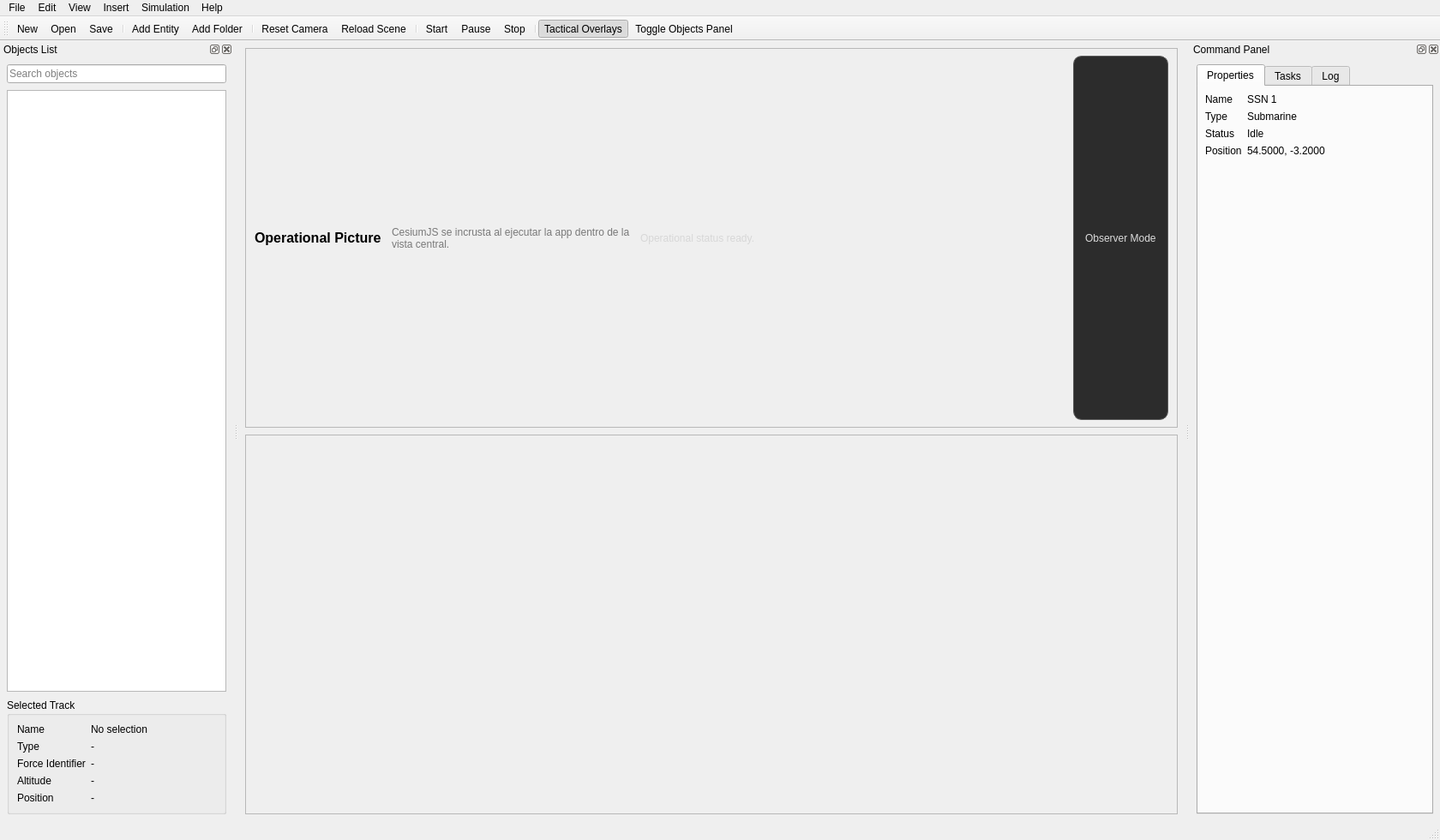
<?xml version="1.0" encoding="UTF-8"?>
<ui version="4.0">
 <class>MainWindow</class>
 <widget class="QMainWindow" name="MainWindow">
  <property name="geometry">
   <rect>
    <x>0</x>
    <y>0</y>
    <width>1680</width>
    <height>980</height>
   </rect>
  </property>
  <property name="windowTitle">
   <string>Qt Tactical Viewer</string>
  </property>
  <property name="dockNestingEnabled">
   <bool>true</bool>
  </property>
  <widget class="QWidget" name="centralwidget">
   <layout class="QVBoxLayout" name="centralLayout">
    <property name="spacing">
     <number>8</number>
    </property>
    <property name="leftMargin">
     <number>8</number>
    </property>
    <property name="topMargin">
     <number>8</number>
    </property>
    <property name="rightMargin">
     <number>8</number>
    </property>
    <property name="bottomMargin">
     <number>8</number>
    </property>
    <item>
     <widget class="QFrame" name="topStatusFrame">
      <property name="frameShape">
       <enum>QFrame::StyledPanel</enum>
      </property>
      <property name="frameShadow">
       <enum>QFrame::Raised</enum>
      </property>
      <layout class="QHBoxLayout" name="topStatusLayout">
       <property name="spacing">
        <number>12</number>
       </property>
       <property name="leftMargin">
        <number>10</number>
       </property>
       <property name="topMargin">
        <number>8</number>
       </property>
       <property name="rightMargin">
        <number>10</number>
       </property>
       <property name="bottomMargin">
        <number>8</number>
       </property>
       <item>
        <widget class="QLabel" name="titleLabel">
         <property name="styleSheet">
          <string notr="true">font-size: 16px; font-weight: 700;</string>
         </property>
         <property name="text">
          <string>Operational Picture</string>
         </property>
        </widget>
       </item>
       <item>
        <widget class="QLabel" name="designerHintLabel">
         <property name="styleSheet">
          <string notr="true">color: rgb(120, 120, 120);</string>
         </property>
         <property name="text">
          <string>CesiumJS se incrusta al ejecutar la app dentro de la vista central.</string>
         </property>
         <property name="wordWrap">
          <bool>true</bool>
         </property>
        </widget>
       </item>
       <item>
        <widget class="QLabel" name="statusLabel">
         <property name="styleSheet">
          <string notr="true">color: rgb(215, 215, 215);</string>
         </property>
         <property name="text">
          <string>Operational status ready.</string>
         </property>
         <property name="wordWrap">
          <bool>true</bool>
         </property>
        </widget>
       </item>
       <item>
        <spacer name="topStatusSpacer">
         <property name="orientation">
          <enum>Qt::Horizontal</enum>
         </property>
         <property name="sizeHint" stdset="0">
          <size>
           <width>40</width>
           <height>20</height>
          </size>
         </property>
        </spacer>
       </item>
       <item>
        <widget class="QLabel" name="modeBadgeLabel">
         <property name="styleSheet">
          <string notr="true">padding: 4px 10px; border: 1px solid rgb(90, 90, 90); border-radius: 10px; color: rgb(220, 220, 220); background-color: rgb(44, 44, 44);</string>
         </property>
         <property name="text">
          <string>Observer Mode</string>
         </property>
        </widget>
       </item>
      </layout>
     </widget>
    </item>
    <item>
     <widget class="QFrame" name="viewerFrame">
      <property name="frameShape">
       <enum>QFrame::StyledPanel</enum>
      </property>
      <property name="frameShadow">
       <enum>QFrame::Sunken</enum>
      </property>
      <layout class="QVBoxLayout" name="viewerFrameLayout">
       <property name="spacing">
        <number>0</number>
       </property>
       <property name="leftMargin">
        <number>0</number>
       </property>
       <property name="topMargin">
        <number>0</number>
       </property>
       <property name="rightMargin">
        <number>0</number>
       </property>
       <property name="bottomMargin">
        <number>0</number>
       </property>
       <item>
        <widget class="QWidget" name="viewerHost" native="true"/>
       </item>
      </layout>
     </widget>
    </item>
   </layout>
  </widget>
  <widget class="QDockWidget" name="objectsDockWidget">
   <property name="windowTitle">
    <string>Objects List</string>
   </property>
   <attribute name="dockWidgetArea">
    <number>1</number>
   </attribute>
   <widget class="QWidget" name="objectsDockContents">
    <layout class="QVBoxLayout" name="objectsDockLayout">
     <property name="spacing">
      <number>8</number>
     </property>
     <property name="leftMargin">
      <number>8</number>
     </property>
     <property name="topMargin">
      <number>8</number>
     </property>
     <property name="rightMargin">
      <number>8</number>
     </property>
     <property name="bottomMargin">
      <number>8</number>
     </property>
     <item>
      <widget class="QLineEdit" name="objectsSearchLineEdit">
       <property name="placeholderText">
        <string>Search objects</string>
       </property>
      </widget>
     </item>
     <item>
      <widget class="QTreeView" name="objectsTreeView">
       <property name="alternatingRowColors">
        <bool>true</bool>
       </property>
      </widget>
     </item>
     <item>
      <widget class="QGroupBox" name="selectedTrackGroupBox">
       <property name="title">
        <string>Selected Track</string>
       </property>
       <layout class="QFormLayout" name="selectedTrackFormLayout">
        <item row="0" column="0">
         <widget class="QLabel" name="selectedTrackNameLabel">
          <property name="text">
           <string>Name</string>
          </property>
         </widget>
        </item>
        <item row="0" column="1">
         <widget class="QLabel" name="selectedTrackNameValueLabel">
          <property name="text">
           <string>No selection</string>
          </property>
         </widget>
        </item>
        <item row="1" column="0">
         <widget class="QLabel" name="selectedTrackTypeLabel">
          <property name="text">
           <string>Type</string>
          </property>
         </widget>
        </item>
        <item row="1" column="1">
         <widget class="QLabel" name="selectedTrackTypeValueLabel">
          <property name="text">
           <string>-</string>
          </property>
         </widget>
        </item>
        <item row="2" column="0">
         <widget class="QLabel" name="selectedTrackTeamLabel">
          <property name="text">
           <string>Force Identifier</string>
          </property>
         </widget>
        </item>
        <item row="2" column="1">
         <widget class="QLabel" name="selectedTrackTeamValueLabel">
          <property name="text">
           <string>-</string>
          </property>
         </widget>
        </item>
        <item row="3" column="0">
         <widget class="QLabel" name="selectedTrackAltitudeLabel">
          <property name="text">
           <string>Altitude</string>
          </property>
         </widget>
        </item>
        <item row="3" column="1">
         <widget class="QLabel" name="selectedTrackAltitudeValueLabel">
          <property name="text">
           <string>-</string>
          </property>
         </widget>
        </item>
        <item row="4" column="0">
         <widget class="QLabel" name="selectedTrackPositionLabel">
          <property name="text">
           <string>Position</string>
          </property>
         </widget>
        </item>
        <item row="4" column="1">
         <widget class="QLabel" name="selectedTrackPositionValueLabel">
          <property name="text">
           <string>-</string>
          </property>
         </widget>
        </item>
       </layout>
      </widget>
     </item>
    </layout>
   </widget>
  </widget>
  <widget class="QDockWidget" name="controlDockWidget">
   <property name="windowTitle">
    <string>Command Panel</string>
   </property>
   <attribute name="dockWidgetArea">
    <number>2</number>
   </attribute>
   <widget class="QWidget" name="controlDockContents">
    <layout class="QVBoxLayout" name="controlDockLayout">
     <property name="spacing">
      <number>8</number>
     </property>
     <property name="leftMargin">
      <number>8</number>
     </property>
     <property name="topMargin">
      <number>8</number>
     </property>
     <property name="rightMargin">
      <number>8</number>
     </property>
     <property name="bottomMargin">
      <number>8</number>
     </property>
     <item>
      <widget class="QTabWidget" name="rightTabWidget">
       <property name="currentIndex">
        <number>0</number>
       </property>
       <widget class="QWidget" name="propertiesTab">
        <attribute name="title">
         <string>Properties</string>
        </attribute>
        <layout class="QVBoxLayout" name="propertiesTabLayout">
         <property name="leftMargin">
          <number>8</number>
         </property>
         <property name="topMargin">
          <number>8</number>
         </property>
         <property name="rightMargin">
          <number>8</number>
         </property>
         <property name="bottomMargin">
          <number>8</number>
         </property>
         <item>
          <layout class="QFormLayout" name="selectionFormLayout">
           <item row="0" column="0">
            <widget class="QLabel" name="selectionNameLabel">
             <property name="text">
              <string>Name</string>
             </property>
            </widget>
           </item>
           <item row="0" column="1">
            <widget class="QLabel" name="selectionNameValueLabel">
             <property name="text">
              <string>SSN 1</string>
             </property>
            </widget>
           </item>
           <item row="1" column="0">
            <widget class="QLabel" name="selectionTypeLabel">
             <property name="text">
              <string>Type</string>
             </property>
            </widget>
           </item>
           <item row="1" column="1">
            <widget class="QLabel" name="selectionTypeValueLabel">
             <property name="text">
              <string>Submarine</string>
             </property>
            </widget>
           </item>
           <item row="2" column="0">
            <widget class="QLabel" name="selectionStateLabel">
             <property name="text">
              <string>Status</string>
             </property>
            </widget>
           </item>
           <item row="2" column="1">
            <widget class="QLabel" name="selectionStateValueLabel">
             <property name="text">
              <string>Idle</string>
             </property>
            </widget>
           </item>
           <item row="3" column="0">
            <widget class="QLabel" name="selectionPositionLabel">
             <property name="text">
              <string>Position</string>
             </property>
            </widget>
           </item>
           <item row="3" column="1">
            <widget class="QLabel" name="selectionPositionValueLabel">
             <property name="text">
              <string>54.5000, -3.2000</string>
             </property>
            </widget>
           </item>
          </layout>
         </item>
        </layout>
       </widget>
       <widget class="QWidget" name="tasksTab">
        <attribute name="title">
         <string>Tasks</string>
        </attribute>
        <layout class="QVBoxLayout" name="tasksTabLayout">
         <property name="leftMargin">
          <number>8</number>
         </property>
         <property name="topMargin">
          <number>8</number>
         </property>
         <property name="rightMargin">
          <number>8</number>
         </property>
         <property name="bottomMargin">
          <number>8</number>
         </property>
         <item>
          <widget class="QLineEdit" name="tasksSearchLineEdit">
           <property name="placeholderText">
            <string>Search tasks</string>
           </property>
          </widget>
         </item>
         <item>
          <widget class="QListWidget" name="tasksListWidget">
           <item>
            <property name="text">
             <string>Set Ordered Speed...</string>
            </property>
           </item>
           <item>
            <property name="text">
             <string>Follow Entity...</string>
            </property>
           </item>
           <item>
            <property name="text">
             <string>Launch Anti-Ship Missile...</string>
            </property>
           </item>
          </widget>
         </item>
        </layout>
       </widget>
       <widget class="QWidget" name="logTab">
        <attribute name="title">
         <string>Log</string>
        </attribute>
        <layout class="QVBoxLayout" name="logTabLayout">
         <property name="leftMargin">
          <number>8</number>
         </property>
         <property name="topMargin">
          <number>8</number>
         </property>
         <property name="rightMargin">
          <number>8</number>
         </property>
         <property name="bottomMargin">
          <number>8</number>
         </property>
         <item>
          <widget class="QPlainTextEdit" name="eventLogPlainTextEdit">
           <property name="plainText">
            <string>Operational log ready.
Cesium map connected.
Awaiting commands...</string>
           </property>
          </widget>
         </item>
        </layout>
       </widget>
      </widget>
     </item>
    </layout>
   </widget>
  </widget>
  <widget class="QToolBar" name="mainToolBar">
   <property name="windowTitle">
    <string>Main Toolbar</string>
   </property>
   <attribute name="toolBarArea">
    <enum>TopToolBarArea</enum>
   </attribute>
   <attribute name="toolBarBreak">
    <bool>false</bool>
   </attribute>
   <addaction name="actionNew"/>
   <addaction name="actionOpen"/>
   <addaction name="actionSave"/>
   <addaction name="separator"/>
   <addaction name="actionAddEntity"/>
   <addaction name="actionAddFolder"/>
   <addaction name="separator"/>
   <addaction name="actionResetCamera"/>
   <addaction name="actionReloadScene"/>
   <addaction name="separator"/>
   <addaction name="actionStartSimulation"/>
   <addaction name="actionPauseSimulation"/>
   <addaction name="actionStopSimulation"/>
   <addaction name="separator"/>
   <addaction name="actionToggleOverlays"/>
   <addaction name="actionToggleEntitiesPanel"/>
  </widget>
  <widget class="QMenuBar" name="menubar">
   <property name="geometry">
    <rect>
     <x>0</x>
     <y>0</y>
     <width>1680</width>
     <height>24</height>
    </rect>
   </property>
   <widget class="QMenu" name="menuFile">
    <property name="title">
     <string>File</string>
    </property>
    <addaction name="actionNew"/>
    <addaction name="actionOpen"/>
    <addaction name="actionSave"/>
    <addaction name="actionSaveAs"/>
    <addaction name="separator"/>
    <addaction name="actionQuit"/>
   </widget>
   <widget class="QMenu" name="menuEdit">
    <property name="title">
     <string>Edit</string>
    </property>
    <addaction name="actionUndo"/>
    <addaction name="actionRedo"/>
    <addaction name="separator"/>
    <addaction name="actionCut"/>
    <addaction name="actionCopy"/>
    <addaction name="actionPaste"/>
    <addaction name="actionDelete"/>
   </widget>
   <widget class="QMenu" name="menuView">
    <property name="title">
     <string>View</string>
    </property>
    <addaction name="actionResetCamera"/>
    <addaction name="actionToggleOverlays"/>
    <addaction name="actionToggleEntitiesPanel"/>
    <addaction name="actionReloadScene"/>
   </widget>
   <widget class="QMenu" name="menuAddEntity">
    <property name="title">
     <string>Add Entity</string>
    </property>
    <addaction name="actionAddEntity"/>
   </widget>
   <widget class="QMenu" name="menuInsert">
    <property name="title">
     <string>Insert</string>
    </property>
    <addaction name="menuAddEntity"/>
    <addaction name="actionAddFolder"/>
   </widget>
   <widget class="QMenu" name="menuSimulation">
    <property name="title">
     <string>Simulation</string>
    </property>
   <addaction name="actionStartSimulation"/>
   <addaction name="actionPauseSimulation"/>
    <addaction name="actionStopSimulation"/>
   </widget>
   <widget class="QMenu" name="menuHelp">
    <property name="title">
     <string>Help</string>
    </property>
    <addaction name="actionAbout"/>
   </widget>
   <addaction name="menuFile"/>
   <addaction name="menuEdit"/>
   <addaction name="menuView"/>
   <addaction name="menuInsert"/>
   <addaction name="menuSimulation"/>
   <addaction name="menuHelp"/>
  </widget>
  <widget class="QStatusBar" name="statusbar">
   <property name="sizeGripEnabled">
    <bool>true</bool>
   </property>
  </widget>
  <action name="actionNew">
   <property name="text">
    <string>New</string>
   </property>
  </action>
  <action name="actionOpen">
   <property name="text">
    <string>Open...</string>
   </property>
  </action>
  <action name="actionSave">
   <property name="text">
    <string>Save</string>
   </property>
  </action>
  <action name="actionSaveAs">
   <property name="text">
    <string>Save As...</string>
   </property>
  </action>
  <action name="actionQuit">
   <property name="text">
    <string>Quit</string>
   </property>
  </action>
  <action name="actionUndo">
   <property name="text">
    <string>Undo</string>
   </property>
  </action>
  <action name="actionRedo">
   <property name="text">
    <string>Redo</string>
   </property>
  </action>
  <action name="actionCut">
   <property name="text">
    <string>Cut</string>
   </property>
  </action>
  <action name="actionCopy">
   <property name="text">
    <string>Copy</string>
   </property>
  </action>
  <action name="actionPaste">
   <property name="text">
    <string>Paste</string>
   </property>
  </action>
  <action name="actionDelete">
   <property name="text">
    <string>Delete</string>
   </property>
  </action>
  <action name="actionResetCamera">
   <property name="text">
    <string>Reset Camera</string>
   </property>
  </action>
  <action name="actionToggleEntitiesPanel">
   <property name="text">
    <string>Toggle Objects Panel</string>
   </property>
  </action>
  <action name="actionReloadScene">
   <property name="text">
    <string>Reload Scene</string>
   </property>
  </action>
  <action name="actionToggleOverlays">
   <property name="checkable">
    <bool>true</bool>
   </property>
   <property name="checked">
    <bool>true</bool>
   </property>
   <property name="text">
    <string>Tactical Overlays</string>
   </property>
  </action>
  <action name="actionAddEntity">
   <property name="text">
    <string>Add Entity...</string>
   </property>
  </action>
  <action name="actionAddFolder">
   <property name="text">
    <string>Add Folder</string>
   </property>
  </action>
  <action name="actionStartSimulation">
   <property name="text">
    <string>Start</string>
   </property>
  </action>
  <action name="actionPauseSimulation">
   <property name="text">
    <string>Pause</string>
   </property>
  </action>
  <action name="actionStopSimulation">
   <property name="text">
    <string>Stop</string>
   </property>
  </action>
  <action name="actionAbout">
   <property name="text">
    <string>About</string>
   </property>
  </action>
 </widget>
 <resources/>
 <connections/>
</ui>
